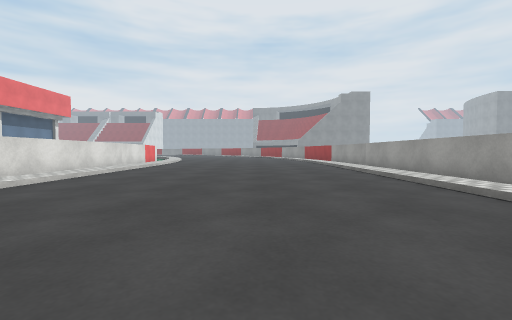
view 1 (above)

21 first-person views from a walk through a 3-D level made in the Unity game engine. The camera is 0.58 m above the floor, tilts 2° down and sees 90° across. The floor is counted in squares, 1 m on a side. Each view is taken from the middle of a square. On the plan, view 1 faces up. The plan holds only what a view shows up to about 9 squares ahead; the rest is blank. The place goes on beyond the plan. Some surface patterns are stand-ins.

view 2
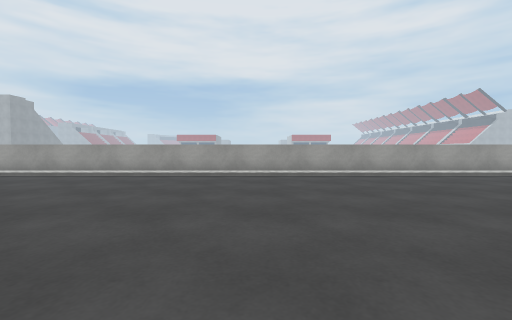

view 3
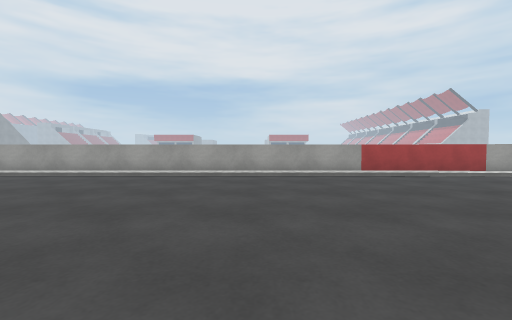

view 4
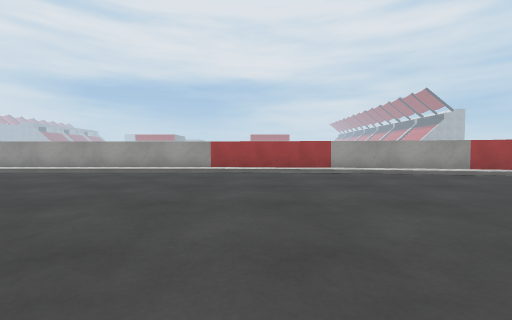

view 5
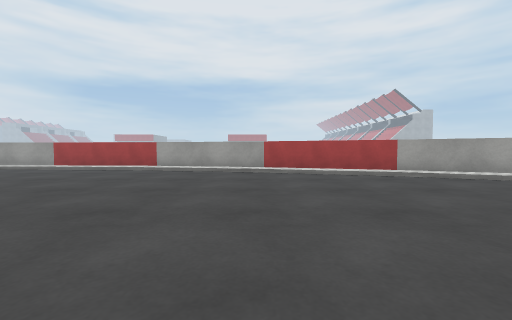

view 6
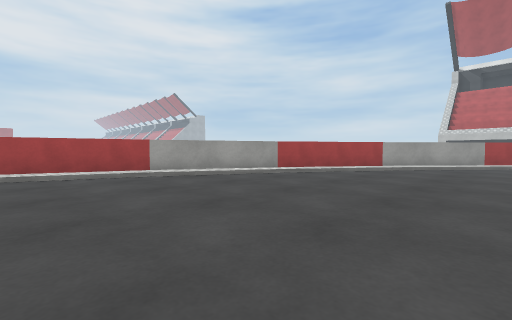

view 7
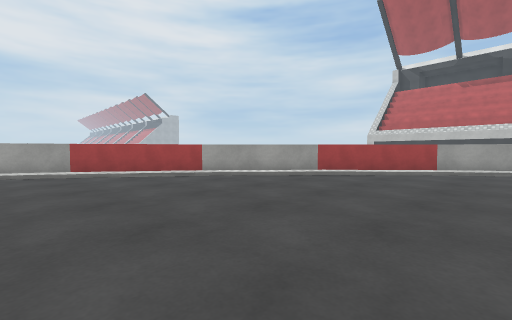

view 8
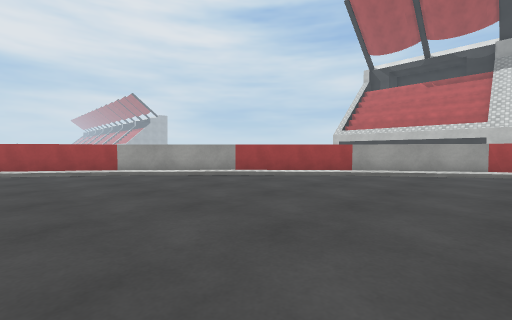

view 9
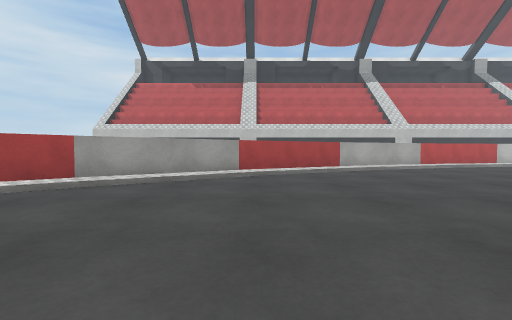

view 10
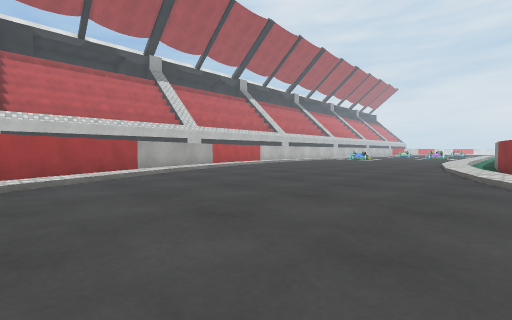

view 11
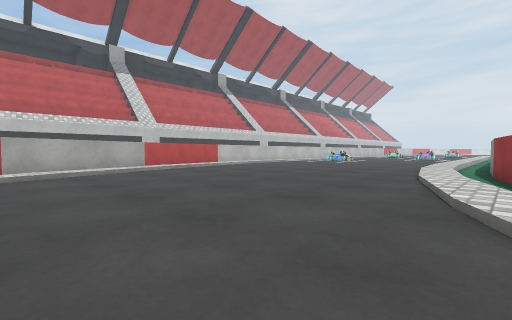

view 12
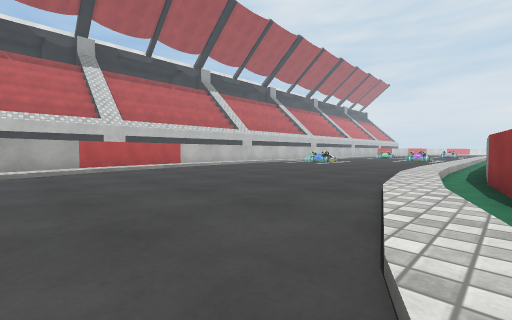

view 13
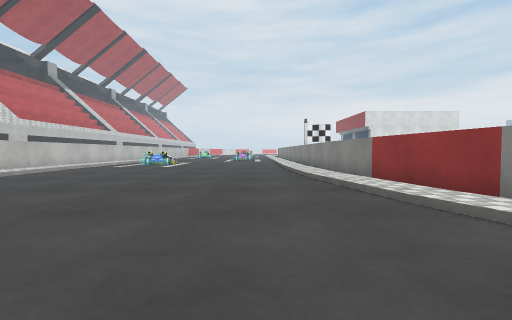

view 14
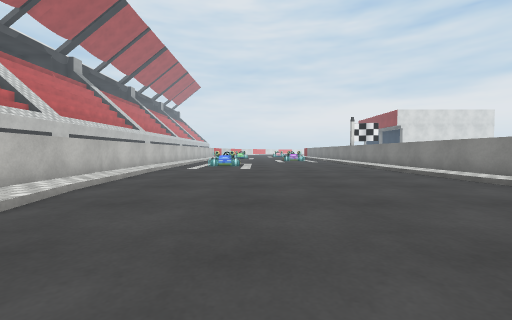

view 15
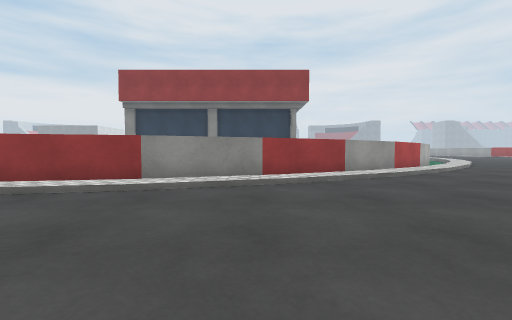

view 16
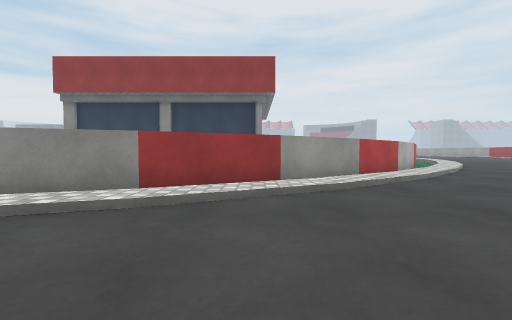

view 17
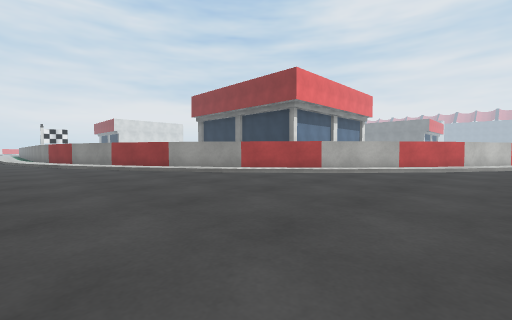

view 18
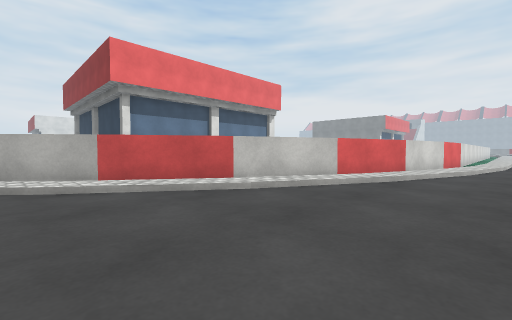

view 19
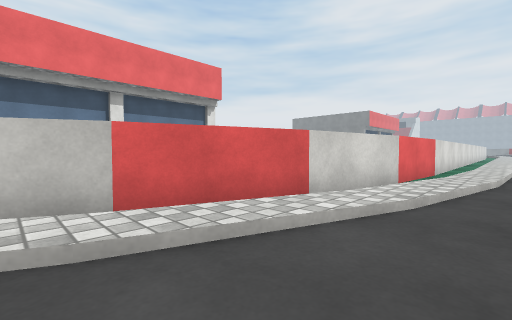

view 20
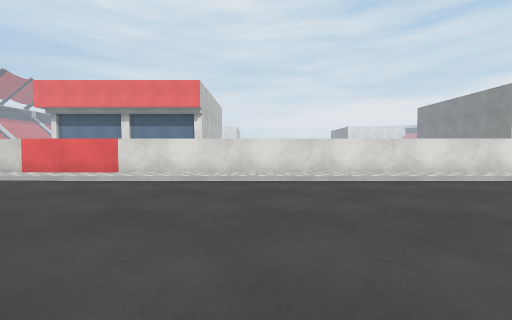

view 21
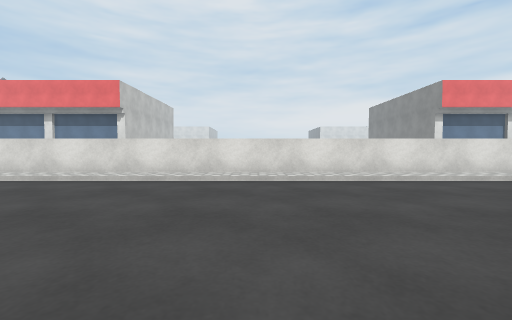

### Floor plan
Key: @ floor where view 1 was taken; # wall or solid block; . main floor; : floor 0.1 m higher than the main floor; / step, stairs or slope; ^ raised ledge; v drop or lower ground.
Columns run from 27 left of view 1 to 5 right of it. Each row starts with its distance up from view 1.
  9                      # /....../ ^
  8                      #v/....../v^
  7                      #v/....../v^
  6                      #v/....../v^
  5                      #v/....../v^
  4                      #v/....../v^
  3                      #v/....../ ^
  2                      #v/....../ ^
  1                      #v/....../ ^
  0                      #v/...@../ ^
 -1                      #v/....../ ^
 -2                      #v/....../ ^
 -3                      #v/....../ ^
 -4                      #v/....../v^
 -5                      #v/....../v^
 -6                      #v/....../v^
 -7                      #v/....../v^
 -8                      #v/....../v^
 -9                      #v/....../v^
-10                      #v/....../v^
-11                      #v/....../v^
-12                      #v/....../v
-13                      #v. .....:v
-14                      #v. .....:#
-15                     ##:.......v#
-16                     #v/....../v#
-17                    ##v......./v#
-18                    #v/.......:##
-19                   ##v/....../v#
-20                   #v/......./v#
-21                  ##v/.......:##
-22                 ##v/......./v#
-23                ##v/........:##
-24               ##v/......../v#
-25              ##v/......../v##
-26            ###v/.........:v#
-27          ###vv/........./v##
-28        ###vv//........./v##
-29 ^^^^^###vv//........../v##
-30 vvvvvvv:/............/:v#
-31 /////.............../vv##
-32 .................../v###
-33 ................./:v##
-34 ................/vv##
-35 ............../:v###
-36  ..........//:v###
-37 ........//:vv###
-38 /////:: vv####
-39  vvvv^  ###
-40 ^^^^^

Where each view was taken, in squares from view 1:
view 1: 0 up, 0 right, facing up
view 2: 0 up, 4 left, facing right
view 3: 6 down, 4 left, facing right
view 4: 11 down, 4 left, facing right
view 5: 17 down, 5 left, facing right
view 6: 18 down, 5 left, facing down-right
view 7: 23 down, 9 left, facing down-right
view 8: 25 down, 11 left, facing down-right
view 9: 28 down, 11 left, facing down
view 10: 29 down, 11 left, facing down-left
view 11: 29 down, 14 left, facing down-left
view 12: 29 down, 16 left, facing down-left
view 13: 32 down, 17 left, facing left
view 14: 35 down, 18 left, facing left
view 15: 34 down, 18 left, facing up
view 16: 32 down, 16 left, facing up
view 17: 31 down, 7 left, facing up-left
view 18: 23 down, 4 left, facing up-left
view 19: 18 down, 4 left, facing up-left
view 20: 6 down, 1 right, facing left
view 21: 1 down, 1 right, facing left
